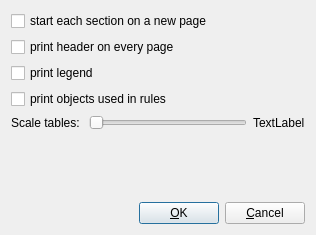
<ui version="4.0" >
 <class>pageSetupDialog_q</class>
 <widget class="QDialog" name="pageSetupDialog_q" >
  <property name="geometry" >
   <rect>
    <x>0</x>
    <y>0</y>
    <width>316</width>
    <height>235</height>
   </rect>
  </property>
  <property name="windowTitle" >
   <string>Page Setup</string>
  </property>
  <layout class="QGridLayout" name="gridLayout" >
   <item row="0" column="0" colspan="2" >
    <widget class="QCheckBox" name="newPageForSection" >
     <property name="text" >
      <string>start each section on a new page</string>
     </property>
    </widget>
   </item>
   <item row="1" column="0" colspan="2" >
    <widget class="QCheckBox" name="printHeader" >
     <property name="text" >
      <string>print header on every page</string>
     </property>
    </widget>
   </item>
   <item row="2" column="0" colspan="2" >
    <widget class="QCheckBox" name="printLegend" >
     <property name="text" >
      <string>print legend</string>
     </property>
    </widget>
   </item>
   <item row="3" column="0" colspan="2" >
    <widget class="QCheckBox" name="printObjects" >
     <property name="text" >
      <string>print objects used in rules</string>
     </property>
    </widget>
   </item>
   <item row="4" column="0" >
    <widget class="QLabel" name="textLabel1" >
     <property name="text" >
      <string>Scale tables: </string>
     </property>
     <property name="wordWrap" >
      <bool>false</bool>
     </property>
    </widget>
   </item>
   <item row="4" column="1" >
    <widget class="QSlider" name="tableResolution" >
     <property name="minimum" >
      <number>1</number>
     </property>
     <property name="maximum" >
      <number>200</number>
     </property>
     <property name="orientation" >
      <enum>Qt::Horizontal</enum>
     </property>
    </widget>
   </item>
   <item row="4" column="2" >
    <widget class="QLabel" name="tableResolutionLabel" >
     <property name="text" >
      <string>TextLabel</string>
     </property>
    </widget>
   </item>
   <item row="5" column="1" >
    <spacer name="verticalSpacer" >
     <property name="orientation" >
      <enum>Qt::Vertical</enum>
     </property>
     <property name="sizeHint" stdset="0" >
      <size>
       <width>20</width>
       <height>38</height>
      </size>
     </property>
    </spacer>
   </item>
   <item row="6" column="0" colspan="3" >
    <layout class="QHBoxLayout" >
     <item>
      <spacer name="spacer9" >
       <property name="orientation" >
        <enum>Qt::Horizontal</enum>
       </property>
       <property name="sizeType" >
        <enum>QSizePolicy::Expanding</enum>
       </property>
       <property name="sizeHint" stdset="0" >
        <size>
         <width>40</width>
         <height>20</height>
        </size>
       </property>
      </spacer>
     </item>
     <item>
      <widget class="QPushButton" name="buttonOk" >
       <property name="text" >
        <string>&amp;OK</string>
       </property>
       <property name="shortcut" >
        <string>Alt+O</string>
       </property>
       <property name="autoDefault" >
        <bool>true</bool>
       </property>
       <property name="default" >
        <bool>true</bool>
       </property>
      </widget>
     </item>
     <item>
      <widget class="QPushButton" name="buttonCancel" >
       <property name="text" >
        <string>&amp;Cancel</string>
       </property>
       <property name="shortcut" >
        <string>Alt+C</string>
       </property>
       <property name="autoDefault" >
        <bool>false</bool>
       </property>
       <property name="default" >
        <bool>false</bool>
       </property>
      </widget>
     </item>
    </layout>
   </item>
  </layout>
 </widget>
 <layoutdefault spacing="6" margin="11" />
 <resources/>
 <connections>
  <connection>
   <sender>buttonOk</sender>
   <signal>clicked()</signal>
   <receiver>pageSetupDialog_q</receiver>
   <slot>accept()</slot>
   <hints>
    <hint type="sourcelabel" >
     <x>20</x>
     <y>20</y>
    </hint>
    <hint type="destinationlabel" >
     <x>20</x>
     <y>20</y>
    </hint>
   </hints>
  </connection>
  <connection>
   <sender>buttonCancel</sender>
   <signal>clicked()</signal>
   <receiver>pageSetupDialog_q</receiver>
   <slot>reject()</slot>
   <hints>
    <hint type="sourcelabel" >
     <x>20</x>
     <y>20</y>
    </hint>
    <hint type="destinationlabel" >
     <x>20</x>
     <y>20</y>
    </hint>
   </hints>
  </connection>
 </connections>
</ui>
